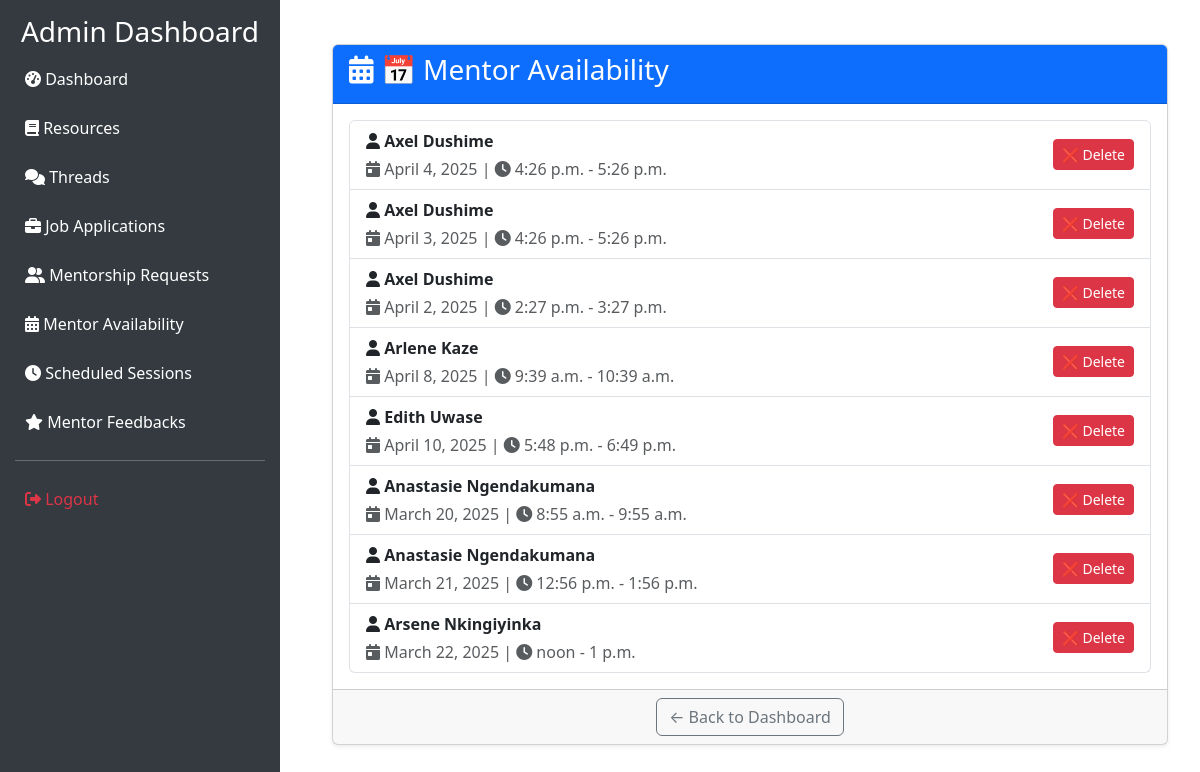
Page /ad/mentor-availability/ (signed in) on the committed database.
### capstone/models.py (models this page shows, shortened)
class MentorAvailability(models.Model):
    mentor = models.ForeignKey(User, on_delete=models.CASCADE, related_name="availability")
    date = models.DateField()
    start_time = models.TimeField()
    end_time = models.TimeField()
    is_booked = models.BooleanField(default=False)

class User(AbstractUser):
    USER_TYPE_CHOICES = (
        ('mentor', 'Mentor'),
        ('participant', 'Participant'),
    )
    LANGUAGE_CHOICES = [
        ("en", "English"),
        ("fr", "French"),
        ("es", "Spanish"),
        ("sw", "Swahili"),
        ("rw", "Kinyarwanda")
    ]
    language_preference = models.CharField(max_length=4, choices=LANGUAGE_CHOICES, default="fr")
    full_name = models.CharField(max_length=255)
    email = models.EmailField(unique=True)
    phone_number = models.CharField(max_length=15)
    user_type = models.CharField(max_length=20, choices=USER_TYPE_CHOICES)
    terms_accepted = models.BooleanField(default=False)

### capstone/views.py (the view)
# urls.py: path('ad/mentor-availability/', views.admin_availability, name='admin_availability'),
@login_required
@staff_member_required
def admin_availability(request):
    mentor_availability = MentorAvailability.objects.all()
    return render(request, "capstone/admin_availability.html", {"mentor_availability": mentor_availability})

### capstone/templates/capstone/admin_availability.html
{% extends "admin-base.html" %}
{% block content %}
<div class="container mt-4">
    <div class="card shadow-sm">
        <div class="card-header bg-primary text-white">
            <h3><i class="fas fa-calendar-alt"></i> 📅 Mentor Availability</h3>
        </div>
        <div class="card-body">
            {% if mentor_availability %}
                <ul class="list-group">
                    {% for slot in mentor_availability %}
                    <li class="list-group-item d-flex justify-content-between align-items-center">
                        <div>
                            <p class="fw-bold mb-1">
                                <i class="fas fa-user"></i> {{ slot.mentor.full_name }}
                            </p>
                            <p class="mb-0 text-muted">
                                <i class="fas fa-calendar-day"></i> {{ slot.date }}
                                | <i class="fas fa-clock"></i> {{ slot.start_time }} - {{ slot.end_time }}
                            </p>
                        </div>
                        <a href="{% url 'admin_delete_slot' slot.id %}" class="btn btn-danger btn-sm"
                           onclick="return confirm('Are you sure you want to delete this availability slot?')">
                            ❌ Delete
                        </a>
                    </li>
                    {% endfor %}
                </ul>
            {% else %}
                <p class="text-center text-muted">No mentor availability slots found.</p>
            {% endif %}
        </div>
        <div class="card-footer text-center">
            <a href="{% url 'admin_dashboard' %}" class="btn btn-outline-secondary">
                ← Back to Dashboard
            </a>
        </div>
    </div>
</div>
{% endblock %}

### capstone/templates/admin-base.html (style rules this page uses)
body { display: flex; }

### rows in the picture
MentorAvailability: mentor.full_name "Axel Dushime", date "April 4, 2025", start_time "4:26 p.m.", end_time "5:26 p.m."
MentorAvailability: mentor.full_name "Axel Dushime", date "April 3, 2025", start_time "4:26 p.m.", end_time "5:26 p.m."
MentorAvailability: mentor.full_name "Axel Dushime", date "April 2, 2025", start_time "2:27 p.m.", end_time "3:27 p.m."
MentorAvailability: mentor.full_name "Arlene Kaze", date "April 8, 2025", start_time "9:39 a.m.", end_time "10:39 a.m."
MentorAvailability: mentor.full_name "Edith Uwase", date "April 10, 2025", start_time "5:48 p.m.", end_time "6:49 p.m."
MentorAvailability: mentor.full_name "Anastasie Ngendakumana", date "March 20, 2025", start_time "8:55 a.m.", end_time "9:55 a.m."
MentorAvailability: mentor.full_name "Anastasie Ngendakumana", date "March 21, 2025", start_time "12:56 p.m.", end_time "1:56 p.m."
MentorAvailability: mentor.full_name "Arsene Nkingiyinka", date "March 22, 2025", start_time "noon", end_time "1 p.m."
